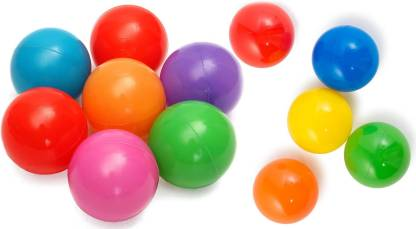
#> input picture Practice_in_steps/photos/balls.jpeg, 416 x 229 px
$ python morph.py
#> lines starting #> are read from the running program, lines starting #| are printed output that depends on the picture; after the words box and inside, x2 and y2 are one past the last pixel; in counts of white or black regions, pixels touching at a corner belong together
import cv2 as cv
from matplotlib import pyplot as plt
import numpy as np

kernel = np.ones((3,3), np.uint8)

img = cv.imread("photos/balls.jpeg",0)
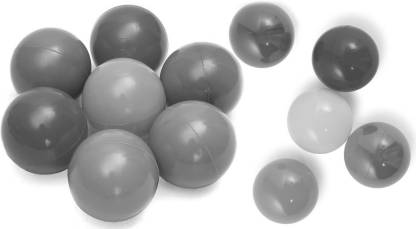
#> img: shape (229, 416); min 42, max 255, mean 182.5

_, th1 = cv.threshold(img,205,255,cv.THRESH_BINARY_INV)
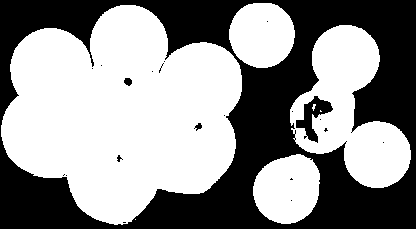
#> th1: shape (229, 416); 56.5% white; 21 black regions (16 under 20 px), largest, box (x1, y1, x2, y2) and area: (0, 0, 416, 229) 40648, (296, 96, 333, 143) 665, (124, 78, 132, 86) 49, (194, 123, 202, 131) 34, (117, 155, 123, 162) 21

dilation = cv.dilate(th1,kernel,iterations=1)
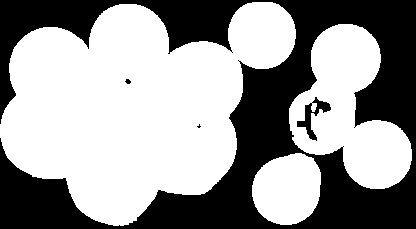
#> dilation: shape (229, 416); 59.3% white; 4 black regions (1 under 20 px), largest, box (x1, y1, x2, y2) and area: (0, 0, 416, 229) 38286, (297, 97, 331, 141) 437, (125, 79, 131, 84) 21
erosion = cv.erode(dilation,kernel,iterations=2)
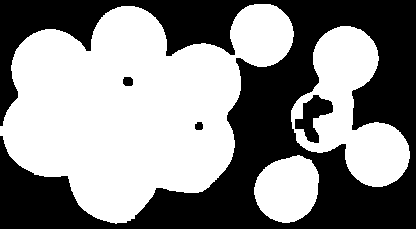
#> erosion: shape (229, 416); 54.1% white; 4 black regions, box (x1, y1, x2, y2) and area: (0, 0, 416, 229) 42737, (295, 95, 333, 143) 857, (123, 77, 133, 86) 81, (195, 122, 203, 130) 56

opening = cv.morphologyEx(th1,cv.MORPH_OPEN,kernel)
#> opening: shape (229, 416); 56.4% white; 15 black regions (11 under 20 px), largest, box (x1, y1, x2, y2) and area: (0, 0, 416, 229) 41413, (124, 78, 132, 86) 49, (194, 123, 202, 131) 36, (117, 155, 123, 162) 24
closing = cv.morphologyEx(th1,cv.MORPH_CLOSE,kernel)
#> closing: shape (229, 416); 56.7% white; 4 black regions, box (x1, y1, x2, y2) and area: (0, 0, 416, 229) 40522, (296, 96, 332, 142) 649, (124, 78, 132, 85) 47, (196, 123, 202, 129) 28

mg = cv.morphologyEx(th1,cv.MORPH_GRADIENT,kernel)
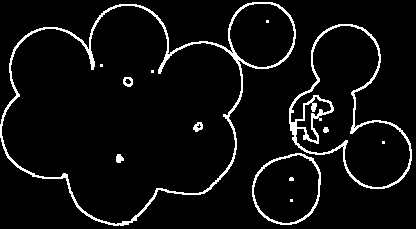
#> mg: shape (229, 416); 5.8% white in thin lines or dots
th = cv.morphologyEx(th1,cv.MORPH_TOPHAT,kernel)
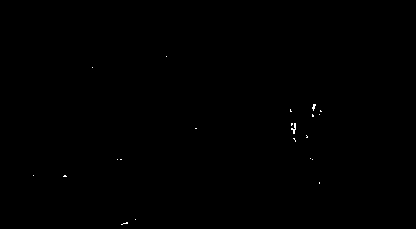
#> th: shape (229, 416); 0.1% white in thin lines or dots, all inside (x1, y1, x2, y2) = (33, 56, 322, 225)

bh = cv.morphologyEx(th1,cv.MORPH_BLACKHAT,kernel)
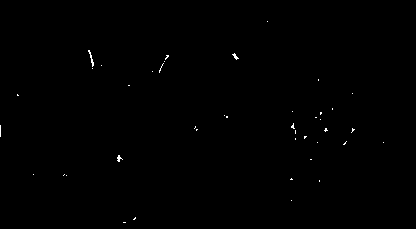
#> bh: shape (229, 416); 0.22% white in thin lines or dots, all inside (x1, y1, x2, y2) = (0, 21, 384, 223)

images = [img,th1,dilation,erosion,opening,closing,mg,th,bh]
titles = ["img","th1","dilate","erosion","opening","closing","Gradient","th","blackHAt"]

for i in range(9):
    plt.subplot(3,3,i+1), plt.imshow(images[i],'gray')
    plt.title(titles[i])
    plt.xticks([]), plt.yticks([])

plt.show()

$ run again, with Practice_in_steps/photos/SNPnoise.png saved as Practice_in_steps/photos/balls.jpeg
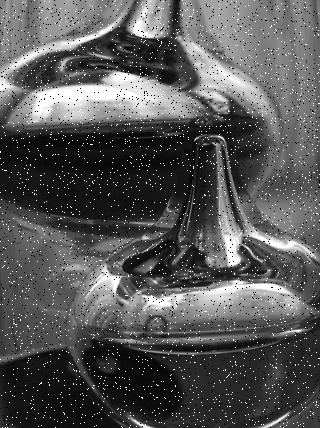
#> input picture Practice_in_steps/photos/SNPnoise.png, 320 x 428 px
#> img is the input picture: shape (428, 320); min 0, max 255, mean 86.8
#> `_, th1 = cv.threshold(img,205,255,cv.THRESH_BINARY_INV)`:
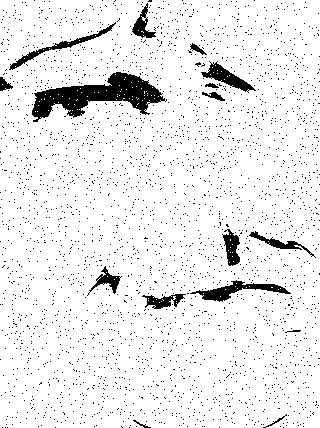
#> th1: shape (428, 320); 92.6% white; 2857 black regions (2841 under 20 px), largest, box (x1, y1, x2, y2) and area: (32, 72, 167, 122) 2941, (190, 280, 291, 302) 727, (201, 61, 256, 93) 565
#> dilation: shape (428, 320); 97.4% white; 35 black regions (16 under 20 px), largest, box (x1, y1, x2, y2) and area: (33, 73, 162, 116) 1927, (210, 65, 252, 90) 287, (204, 286, 236, 300) 236
#> erosion: shape (428, 320); 94.1% white; 17 black regions (2 under 20 px), largest, box (x1, y1, x2, y2) and area: (31, 71, 164, 118) 3325, (198, 280, 289, 302) 921, (201, 63, 254, 92) 685
#> opening: shape (428, 320); 91.7% white; 2440 black regions (2424 under 20 px), largest, box (x1, y1, x2, y2) and area: (32, 70, 167, 122) 3171, (187, 278, 291, 302) 814, (201, 61, 256, 93) 678
#> closing: shape (428, 320); 95.6% white; 25 black regions (6 under 20 px), largest, box (x1, y1, x2, y2) and area: (32, 72, 163, 117) 2785, (202, 64, 253, 91) 508, (203, 281, 249, 301) 431
#> mg: shape (428, 320); 23.2% white; 1640 white regions (1321 under 20 px), largest, box (x1, y1, x2, y2) and area: (31, 65, 170, 123) 1618, (141, 277, 295, 315) 1319, (0, 17, 121, 92) 1097
#> th: shape (428, 320); 0.94% white in thin lines or dots
#> `bh = cv.morphologyEx(th1,cv.MORPH_BLACKHAT,kernel)`:
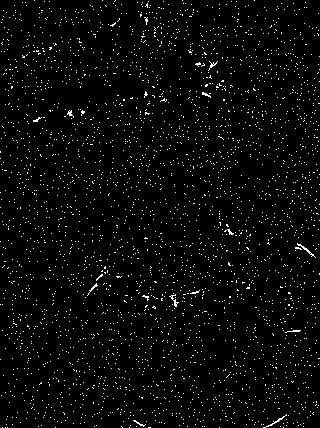
#> bh: shape (428, 320); 2.9% white in thin lines or dots
